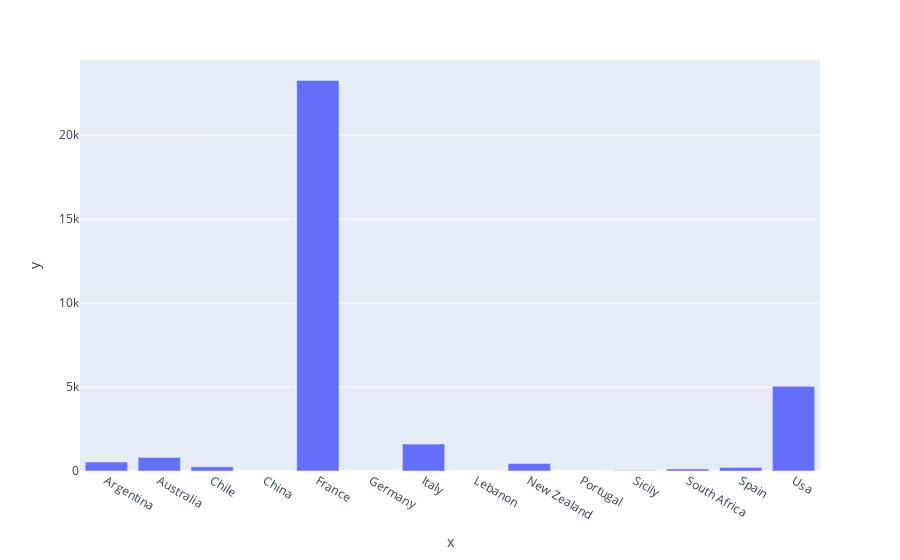

The notebook cell saved with this chart:
### Code cell
fig = new_df.country.plot.bar(x=countries, y=country_count)
fig.show()

### Figure 1 — Plotly figure (JSON) as saved in the notebook; plotly's stock layout.template omitted (floating-point values rounded to 4 significant figures)
{"data": [{"alignmentgroup": "True", "hovertemplate": "x=%{x}<br>y=%{y}<extra></extra>", "legendgroup": "", "marker": {"color": "#636efa"}, "name": "", "offsetgroup": "", "orientation": "v", "showlegend": false, "textposition": "auto", "type": "bar", "x": ["Argentina", "Australia", "Chile", "China", "France", "Germany", "Italy", "Lebanon", "New Zealand", "Portugal", "Sicily", "South Africa", "Spain", "Usa"], "xaxis": "x", "y": [533, 805, 248, 1, 23258, 3, 1607, 4, 442, 4, 33, 115, 213, 5041], "yaxis": "y"}], "layout": {"barmode": "relative", "legend": {"tracegroupgap": 0}, "margin": {"t": 60}, "xaxis": {"anchor": "y", "domain": [0, 1], "title": {"text": "x"}}, "yaxis": {"anchor": "x", "domain": [0, 1], "title": {"text": "y"}}}}
